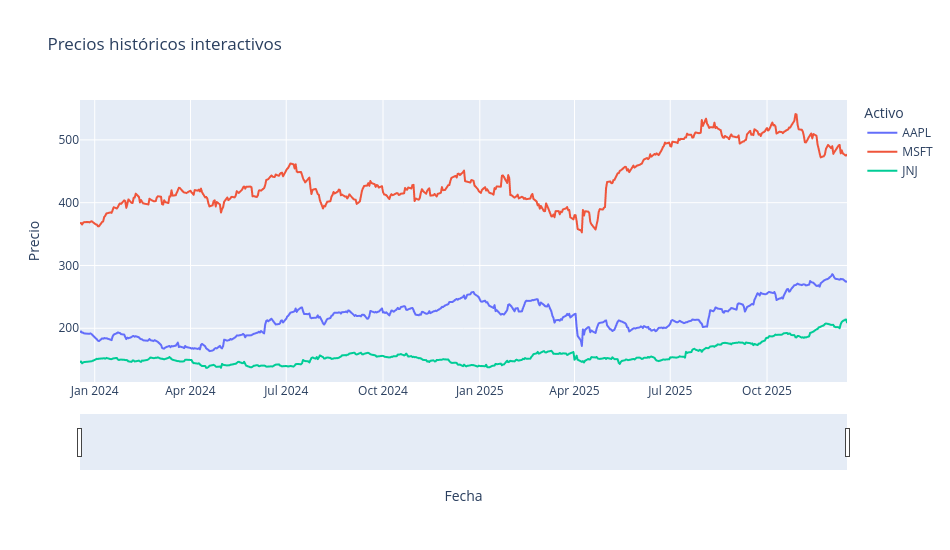

Write notebook code for a chart like this one.
### Code cell
plot_interactive_prices(portfolio1_prices)

### Figure 1 — Plotly figure (JSON) as saved in the notebook; plotly's stock layout.template omitted (floating-point values rounded to 4 significant figures; data arrays with more than 128 entries replaced by an {"elided": "..."} marker saying what was removed)
{"data": [{"hovertemplate": "Activo=AAPL<br>Fecha=%{x}<br>Precio=%{y}<extra></extra>", "legendgroup": "AAPL", "line": {"color": "#636efa", "dash": "solid"}, "marker": {"symbol": "circle"}, "mode": "lines", "name": "AAPL", "showlegend": true, "type": "scattergl", "x": {"elided": "501 str values"}, "xaxis": "x", "y": {"elided": "501 float values"}, "yaxis": "y"}, {"hovertemplate": "Activo=MSFT<br>Fecha=%{x}<br>Precio=%{y}<extra></extra>", "legendgroup": "MSFT", "line": {"color": "#EF553B", "dash": "solid"}, "marker": {"symbol": "circle"}, "mode": "lines", "name": "MSFT", "showlegend": true, "type": "scattergl", "x": {"elided": "501 str values"}, "xaxis": "x", "y": {"elided": "501 float values"}, "yaxis": "y"}, {"hovertemplate": "Activo=JNJ<br>Fecha=%{x}<br>Precio=%{y}<extra></extra>", "legendgroup": "JNJ", "line": {"color": "#00cc96", "dash": "solid"}, "marker": {"symbol": "circle"}, "mode": "lines", "name": "JNJ", "showlegend": true, "type": "scattergl", "x": {"elided": "501 str values"}, "xaxis": "x", "y": {"elided": "501 float values"}, "yaxis": "y"}], "layout": {"height": 550, "legend": {"title": {"text": "Activo"}, "tracegroupgap": 0}, "title": {"text": "Precios históricos interactivos"}, "width": 950, "xaxis": {"anchor": "y", "domain": [0, 1], "rangeslider": {"visible": true}, "title": {"text": "Fecha"}}, "yaxis": {"anchor": "x", "domain": [0, 1], "title": {"text": "Precio"}}}}
